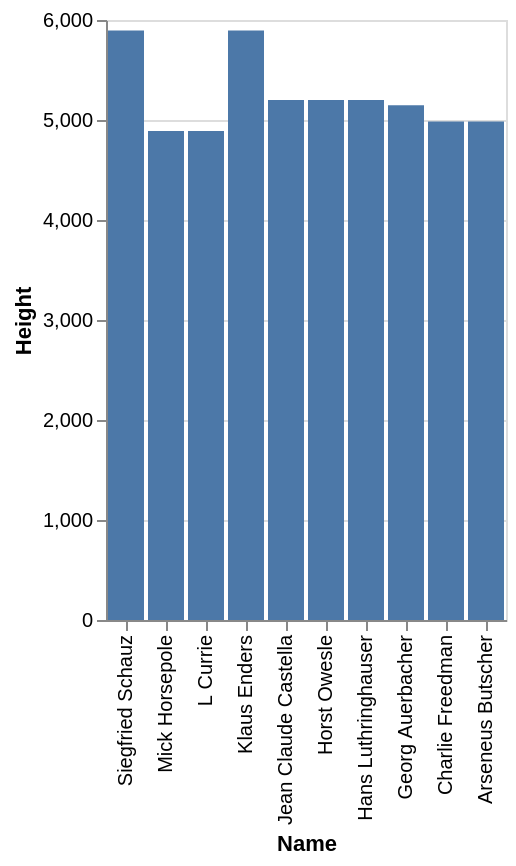

Write the Vega-Lite specification saved for this chart.
### Vega-Lite specification from a JSON file in a GitHub repository (floating-point values rounded to 4 significant figures)
{"data": {"values": [{"x_data": "Klaus Enders", "y_data": 5895}, {"x_data": "Siegfried Schauz", "y_data": 5895}, {"x_data": "Hans Luthringhauser", "y_data": 5199}, {"x_data": "Jean Claude Castella", "y_data": 5199}, {"x_data": "Horst Owesle", "y_data": 5199}, {"x_data": "Georg Auerbacher", "y_data": 5148}, {"x_data": "Arseneus Butscher", "y_data": 4985}, {"x_data": "Charlie Freedman", "y_data": 4985}, {"x_data": "L Currie", "y_data": 4890}, {"x_data": "Mick Horsepole", "y_data": 4890}]}, "mark": "bar", "encoding": {"x": {"field": "x_data", "type": "nominal", "title": "Name", "sort": "descending"}, "y": {"field": "y_data", "type": "quantitative", "title": "Height"}}}
